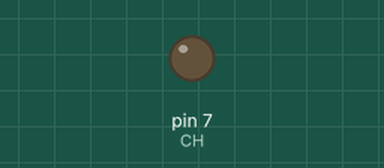
Simulated run of this sketch. Board: Arduino Uno, built with avr-gcc and run on an emulated ATmega328P. On the bench: output pins drawn as LEDs (lit = HIGH).

Above: at 1.5 s.
At 4.5 s:
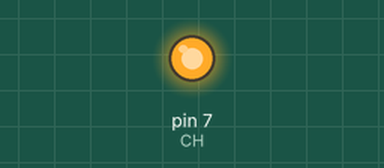
Timing chart, 0 to 7.8 s (numbered marks = the images above):
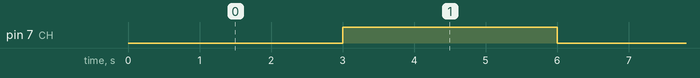

The sketch:

example.ino
```cpp
// Arduino sketch that ensures the control pin is HIGH (SSR off) at startup, then toggles the active-low SSR on (LOW) and off (HIGH) every 3 seconds on digital pin 7.
//
// Buy this module: https://shillehtek.com/products/solid-state-relay-1ch-5v-active-low
// Full manual: https://shillehtek.com/blogs/shillehtek-product-manuals/solid-state-relay-1ch-5v-active-low-manual
// More examples: https://github.com/shillehbean/shillehtek-examples
//

const int CH = 7;

void setup() {
  digitalWrite(CH, HIGH);   // define OFF state before...
  pinMode(CH, OUTPUT);      // ...the pin becomes an output
}

void loop() {
  digitalWrite(CH, LOW);    // load ON
  delay(3000);
  digitalWrite(CH, HIGH);   // load OFF
  delay(3000);
}
```

Measured:
- by itself, pin 7 (CH): alternates HIGH for 3.0 s and LOW for 3.0 s
